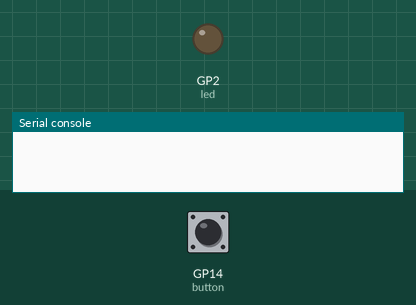
Simulated run of this program. Board: Raspberry Pi Pico running MicroPython. Shown: output pins drawn as LEDs (lit = HIGH), the last lines printed to the serial console. The inputs (shaded band) are chosen by the test bench; at power-on: GP14 (button) HIGH.

Above: at 1.2 s.
1.3 s: GP14 (button) pulled LOW for 0.15 s
At 2.2 s:
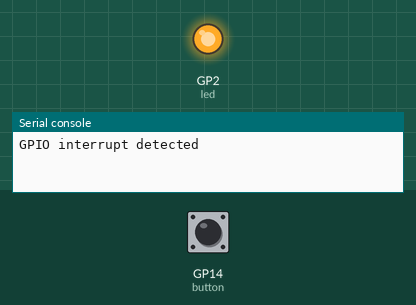
2.9 s: GP14 (button) pulled LOW for 1 s
At 3.3 s:
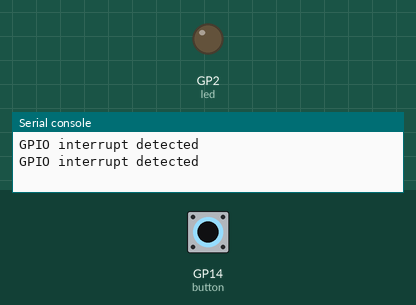
5.4 s: GP14 (button) pulled LOW for 3.2 s
At 6.4 s:
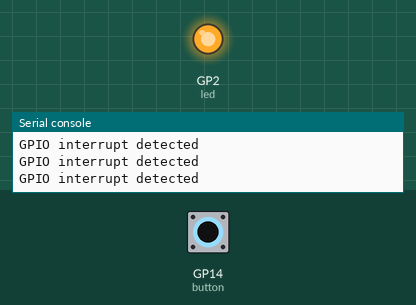
Timing chart, 0 to 8.4 s (numbered marks = the images above; inputs shaded):
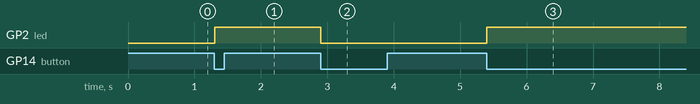

Measured:
- after the input at 1.3 s, GP2 (led): LOW → HIGH at once
- after the input at 2.9 s, GP2 (led): HIGH → LOW at once
- after the input at 5.4 s, GP2 (led): LOW → HIGH at once

The program:

main.py
```python
from machine import Pin
import time

button = Pin(14, Pin.IN, Pin.PULL_UP)
led = Pin(2, Pin.OUT)

interrupt_flag = False

def button_callback(pin):
    global interrupt_flag
    interrupt_flag = True

button.irq(trigger=Pin.IRQ_FALLING, handler=button_callback)

last_press = time.ticks_ms()

while True:
    if interrupt_flag:
        interrupt_flag = False
        now = time.ticks_ms()

        if time.ticks_diff(now, last_press) > 200:
            led.toggle()
            print("GPIO interrupt detected")
            last_press = now

    time.sleep_ms(10)
```
